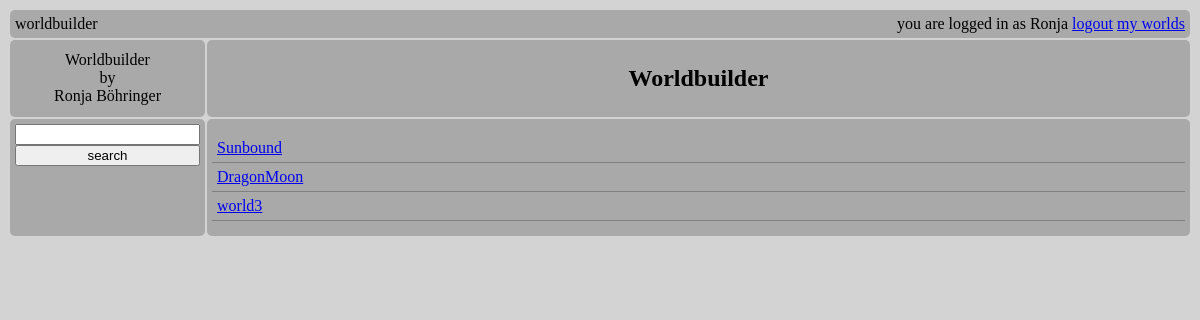
Screenshot of /Ronja/ (signed in) with the database file from the repository.
### worldbuilder/models.py (models this page shows, shortened)
@python_2_unicode_compatible
class World(models.Model):
    name = models.CharField(max_length=200)
    owner = models.ForeignKey(settings.AUTH_USER_MODEL, null=True)

### worldbuilder/views.py (the view)
# urls.py: url(r'^(?P<user_name>[\w-]+)/$', views.userView, name='user'),
def userView(request, user_name):
    user = User.objects.get(username=user_name)
    worlds = user.world_set.all()
    context = {'worlds': worlds, 'user': user}
    return render(request, 'worldbuilder/user.html', context)

### worldbuilder/templates/worldbuilder/user.html (shortened to what this page needs)
{% extends "worldbuilder/base.html" %}
{% load static %}
{% block content %}
<table id="informationTable">
{% for world in user.world_set.all %}
    <tr>
      <td><a href="{% url 'worldbuilder:world' user.username world.name %}"> {{ world.name }} </a></td>
    </tr>
{% endfor %}
</table>
{% endblock %}

### worldbuilder/templates/worldbuilder/base.html (shortened to what this page needs)
{% load static %}
<!DOCTYPE html>
<html lang="en">
<head>
    <link rel="stylesheet" type="text/css" href="{% static 'style.css' %}" >
</head>
<body>
    <table id="sitetable">
        <tr>
            <td colspan=2>
                {% block header %}
                <div id="headerWrapper">
                    <div id="headerLeft">
                        <span id="worldbuilder">worldbuilder</span>
                    </div>
                    <div id="headerRight">
                        {% block headerRight %}you are logged in as {{ request.user }} <a href="{% url 'logout' %}">logout</a> <a href="{% url 'worldbuilder:user' request.user %}">my worlds</a>{% endblock %}
                    </div>
                </div>
                {% endblock %}
            </td>
        </tr>
        <tr>
            <td id="info">
                {% block info %}
                    Worldbuilder<br/>by<br/>Ronja Böhringer
                {% endblock %}
            </td>
            <td id="caption" width="99%">
                <h2>
                    {% block caption %}
                    Worldbuilder
                    {% endblock %}
                </h2>
            </td>
        </tr>
        <tr>
            <td id="sidebar">
                {% block sidebar %}
                <input type=text>
                <button>search</button>
                {% endblock %}
            </td>
            <td id="content">
                {% block content %}{% endblock %}
            </td>
        </tr>
    </table>
</body>
</html>

### worldbuilder/static/style.css (style rules this page uses)
body { background-color: lightgrey; position:relative; }
table { min-width: 100%; border:0px; }
td { padding: 0px; }
#headerLeft { float:left; }
#headerRight { float:right; }
#sitetable td { min-height: 100%; overflow: hidden; background-color: darkgrey; text-align: center; padding: 5px; border-radius: 5px; overflow-x: auto; }
#sidebar { vertical-align: top; }
button { width: 100%; }
#informationTable { border-collapse: collapse; width: 100%; margin: 10px 0px 10px 0px; }
#informationTable td, th { text-align: left; vertical-align: text-top; padding: 5px; border-bottom: 1px solid grey; }

### rows the page displays
World: name "Sunbound"
World: name "DragonMoon"
World: name "world3"

### other values shown
{{ request.user }} "Ronja"
